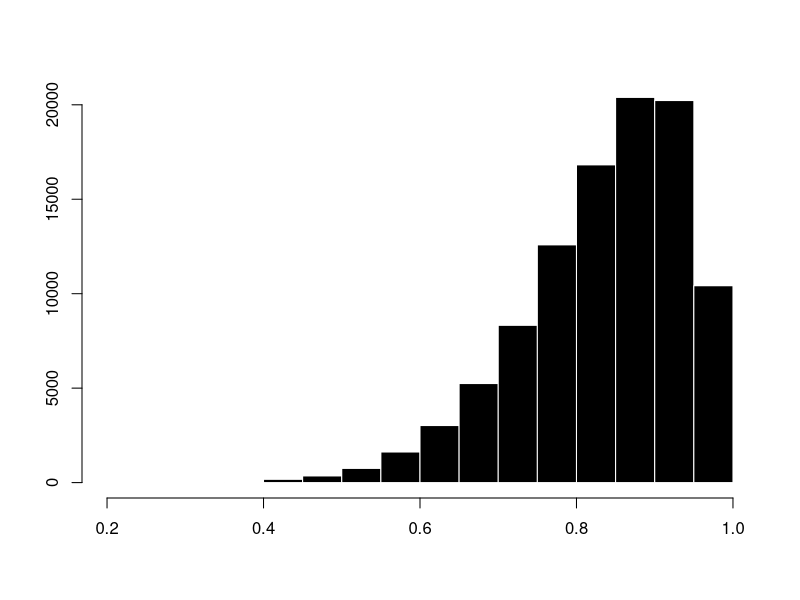

R code for this plot:
## ---- chunk 1

library(psych)


	x1 <- rbeta(n = 100000, shape1= 10, shape2 = 2)
#	x2 <- rbeta(n = 100000, shape1= 10, shape2 = 10)
#	x3 <- rbeta(n = 100000, shape1= 2, shape2 = 10)

	  hist(x = x1,
#	       breaks = seq(0,1,.05),
	       xlab = "",
	       ylab = "",
	       main = "",
	       axes = TRUE,
	       col = "black",
	       border = "white",
			font.main = 1
	       )

